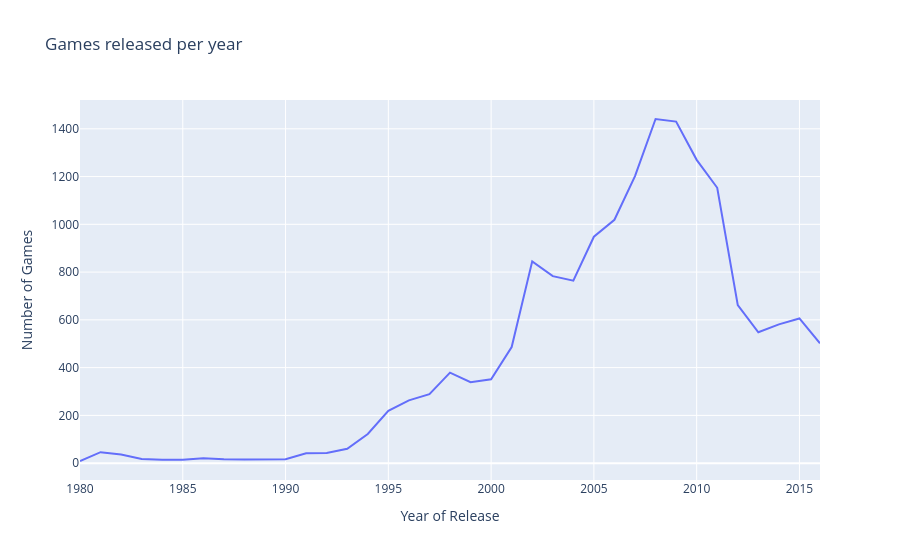

This figure's notebook cell:
### Code cell
#grouping by year of release and counting the number of games released each year
games_released_year = df.groupby('year_of_release')['name'].count().reset_index()

#simple line plot using plotly express
#x-axis is year_of_release and y-axis is the count of games released
fig = px.line(games_released_year, x='year_of_release', y='name', title='Games released per year')

fig.update_layout(xaxis_title='Year of Release', yaxis_title='Number of Games')
fig.show()

### Figure 1 — Plotly figure (JSON) as saved in the notebook; plotly's stock layout.template omitted (floating-point values rounded to 4 significant figures)
{"data": [{"hovertemplate": "year_of_release=%{x}<br>name=%{y}<extra></extra>", "legendgroup": "", "line": {"color": "#636efa", "dash": "solid"}, "marker": {"symbol": "circle"}, "mode": "lines", "name": "", "orientation": "v", "showlegend": false, "type": "scatter", "x": [1980, 1981, 1982, 1983, 1984, 1985, 1986, 1987, 1988, 1989, 1990, 1991, 1992, 1993, 1994, 1995, 1996, 1997, 1998, 1999, 2000, 2001, 2002, 2003, 2004, 2005, 2006, 2007, 2008, 2009, 2010, 2011, 2012, 2013, 2014, 2015, 2016], "xaxis": "x", "y": [9, 46, 36, 17, 14, 14, 21, 16, 15, 17, 16, 41, 43, 60, 122, 219, 263, 289, 379, 339, 351, 486, 845, 783, 764, 948, 1019, 1202, 1441, 1430, 1270, 1153, 662, 548, 581, 606, 502], "yaxis": "y"}], "layout": {"legend": {"tracegroupgap": 0}, "title": {"text": "Games released per year"}, "xaxis": {"anchor": "y", "domain": [0, 1], "title": {"text": "Year of Release"}}, "yaxis": {"anchor": "x", "domain": [0, 1], "title": {"text": "Number of Games"}}}}
